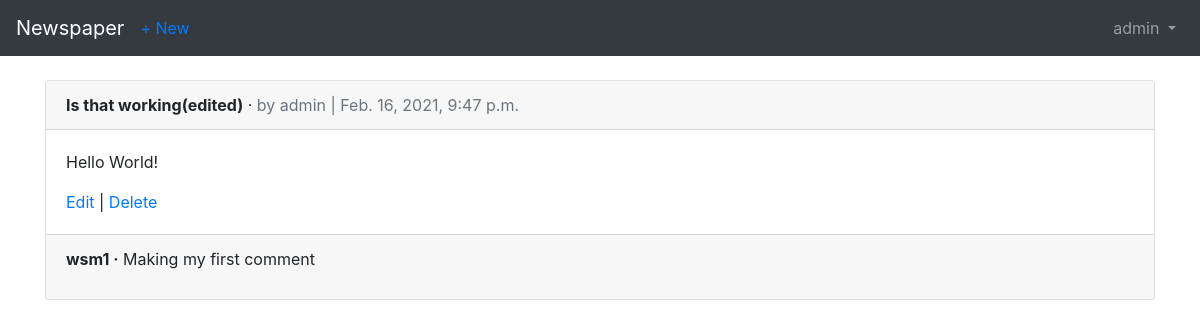
The page /articles/ (signed in) on the database its author committed.
### users/models.py (models this page shows)
class CustomUser(AbstractUser):
    age = models.PositiveIntegerField(null = True, blank = True)

### articles/models.py (models this page shows, shortened)
class Article(models.Model):
    title = models.CharField( max_length=255)
    body = models.TextField()
    date = models.DateTimeField(auto_now_add=True)
    author = models.ForeignKey(
        get_user_model(),
        on_delete=models.CASCADE
        )

class Comment(models.Model):
    article = models.ForeignKey(Article, on_delete = models.CASCADE ,related_name='comments')
    comment = models.CharField(max_length = 140)
    author = models.ForeignKey(get_user_model(), on_delete=models.CASCADE)
    def __str__(self):
        return self.comment

### articles/views.py (the view)
# urls.py: path('', views.ArticleListView.as_view(), name = 'article_list'),
class ArticleListView(generic.ListView):
    template_name  = 'article_list.html'
    model = Article

### users/templates/article_list.html
{% extends 'base.html' %}
{% block title %}Articles{% endblock title %}    {% block content %}
{% for article in object_list %}
<div class="card">
<div class="card-header">
<span class="font-weight-bold">{{ article.title }}</span> &middot;
<span class="text-muted">by {{ article.author }} |
{{ article.date }}</span>
</div>
<div class="card-body">
<p>{{ article.body }}</p>
<a href="{% url 'article_edit' article.pk %}">Edit</a> |
<a href="{% url 'article_delete' article.pk %}">Delete</a>
</div>
<div class="card-footer">
{% for comment in article.comments.all %}
<p>
<span class="font-weight-bold">{{ comment.author }} &middot;</span>
{{ comment }}
</p>
{% endfor %}
</div>
</div>
<br />
{% endfor %}
{% endblock content %}

### users/templates/base.html (shortened to what this page needs)
<!DOCTYPE html>
<html>
    <head>
        <link rel="stylesheet"
href="https://stackpath.bootstrapcdn.com/bootstrap/4.1.3/css/\
bootstrap.min.css"
integrity="sha384-MCw98/SFnGE8fJT3GXwEOngsV7Zt27NXFoaoApmYm81i\
uXoPkFOJwJ8ERdknLPMO"
crossorigin="anonymous">
    </head>
    <body>
        <nav class="navbar navbar-expand-md navbar-dark bg-dark mb-4">
<a class="navbar-brand" href="{% url 'home' %}">Newspaper</a>
    {% if user.is_authenticated %}
        <ul class="navbar-nav mr-auto">
        <li class="nav-item"><a href="{% url 'articles_create' %}">+ New</a></li>
        </ul>
    {% endif %}
<div class="collapse navbar-collapse" id="navbarCollapse">
{% if user.is_authenticated %}
<ul class="navbar-nav ml-auto">
<li class="nav-item">
<a class="nav-link dropdown-toggle" href="#" id="userMenu"
data-toggle="dropdown" aria-haspopup="true"
aria-expanded="false">
{{ user.username }}
</a>
</li>
</ul>
{% endif %}
</div>
</nav>
    <div class = "container">
            {% block content %}
            {%endblock content %}
        </div>
    </body>
</html>

### rows shown on the page
CustomUser: username "admin"
Article: title "Is that working(edited)", author "admin", date "Feb. 16, 2021, 9:47 p.m.", body "Hello World!"
Comment: author "wsm1", comment "Making my first comment"
